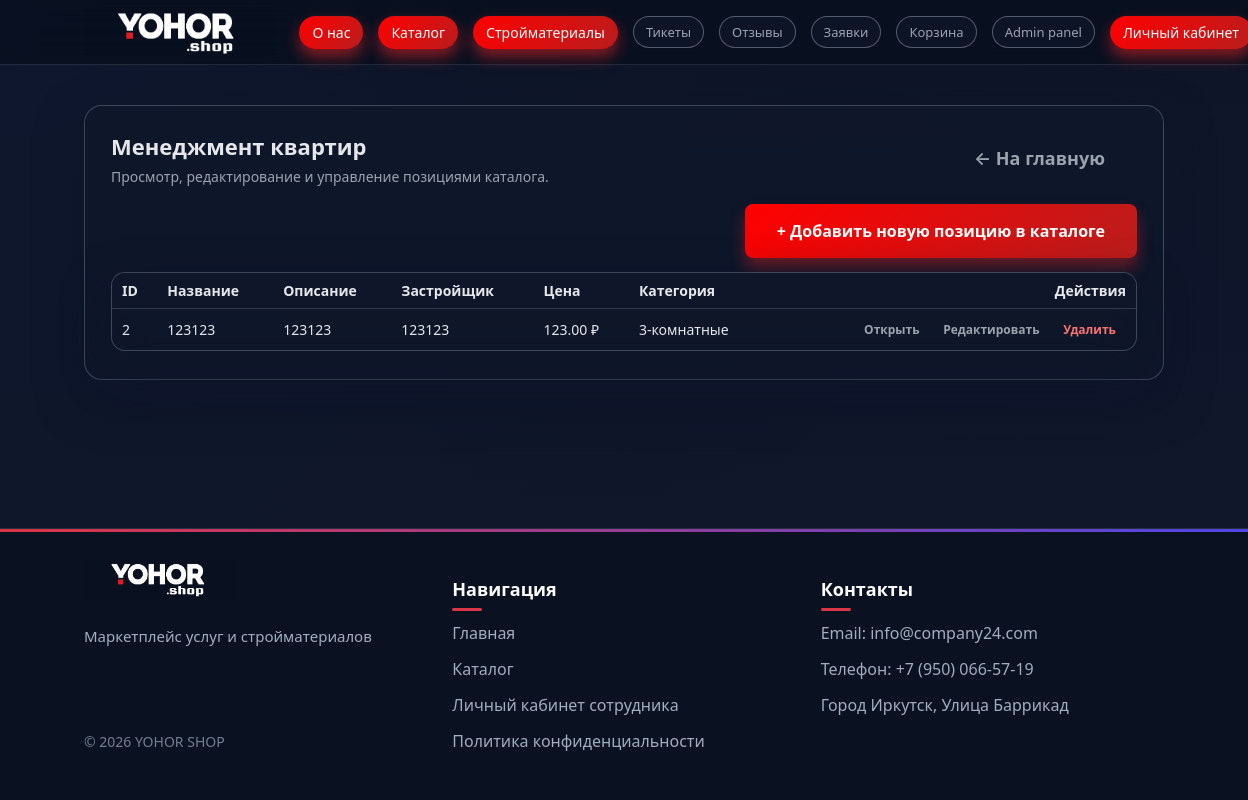
The page /manage_rooms (signed in) on the database its author committed.
### tables this page shows
CREATE TABLE rooms (
            id INTEGER PRIMARY KEY AUTOINCREMENT,
            name TEXT NOT NULL,
            description TEXT,
            builder TEXT,
            price REAL NOT NULL CHECK(price >= 0),
            category_room_id INTEGER NOT NULL,
            image_url TEXT,
            created_at TIMESTAMP DEFAULT CURRENT_TIMESTAMP,
            FOREIGN KEY (category_room_id) REFERENCES categories_room(id) ON DELETE RESTRICT
        );

CREATE TABLE categories_room (
            id INTEGER PRIMARY KEY AUTOINCREMENT,    
            name VARCHAR(100) NOT NULL UNIQUE,    
            description TEXT,    
            created_at TIMESTAMP DEFAULT CURRENT_TIMESTAMP
        );

### app.py (the view)
@app.route('/manage_rooms')
@login_required
def manage_rooms():
    user_role = session.get('user_role')
    user_id = session.get('user_id')
    if user_role not in ['admin', 'moder']:
        flash('Доступ к менеджменту квартир запрещён.', 'danger')
        return redirect(url_for('index'))
    user = get_user_by_id(user_id)
    rooms_list = get_all_rooms()
    return render_template(
        'manage_room.html',
        user_id=user_id,
        user=user,
        user_role=user_role,
        rooms_list=rooms_list,
    )

### app.py (called while the page is built)
def login_required(f):
    @wraps(f)
    def decorated_function(*args, **kwargs):
        if 'user_id' not in session:
            flash('Вы должны войти в систему!', 'warning')
            return redirect(url_for('login'))
        return f(*args, **kwargs)
    return decorated_function

@app.context_processor
def inject_user():
    user_id = session.get('user_id')
    cart_count = 0
    active_tickets_count = 0
    if user_id:
        cart_items = get_cart_items(user_id)
        cart_count = len(cart_items)
    try:
        active_tickets_count = count_active_tickets()
    except Exception:
        active_tickets_count = 0
    return dict(
        user_id=user_id,
        user_name=session.get('user_name'),
        user_role=session.get('user_role'),
        cart_count=cart_count,
        active_tickets_count=active_tickets_count,
        categories=get_all_categories(),
    )

@app.context_processor
def inject_user():
    user_id = session.get('user_id')
    cart_count = 0
    active_applications_count = 0
    if user_id:
        cart_items = get_cart_items(user_id)
        cart_count = len(cart_items)
    try:
        active_applications_count = count_active_applications()
    except Exception:
        active_applications_count = 0
    return dict(
        user_id=user_id,
        user_name=session.get('user_name'),
        user_role=session.get('user_role'),
        cart_count=cart_count,
        active_applications_count=active_applications_count,
        categories=get_all_categories(),
    )

### db.py (called while the page is built)
def get_db_connection(db_name='software_shop.db'):
    conn = sqlite3.connect(db_name)
    conn.row_factory = sqlite3.Row
    return conn

def get_user_by_id(user_id: int, db_name='software_shop.db') -> Optional[sqlite3.Row]:
    conn = get_db_connection(db_name)
    try:
        cursor = conn.cursor()
        user = cursor.execute('SELECT * FROM users WHERE id = ?', (user_id,)).fetchone()
        return user
    finally:
        conn.close()

def count_active_tickets(db_name="software_shop.db") -> int:
    conn = get_db_connection(db_name)
    try:
        cur = conn.cursor()
        row = cur.execute(
            """
            SELECT COUNT(*) AS cnt
            FROM support_tickets
            WHERE status IN ('new', 'in_progress')
            """
        ).fetchone()
        return row["cnt"]
    finally:
        conn.close()

### templates/manage_room.html (shortened to what this page needs)
<!DOCTYPE html>
<html lang="ru">
<head>
    <link rel="stylesheet" href="{{ url_for('static', filename='style.css') }}">
</head>
<body>
    <div class="page-bg"></div>
    <div class="page-gradient"></div>
    <header class="header">
        <div class="container">
            <div class="nav">
                <a href="{{ url_for('index') }}" class="logo">
                    <img src="{{ url_for('static', filename='logo.png') }}" alt="YOHOR SHOP" class="logo-img">
                </a>
                <nav class="menu">
                    <a href="{{ url_for('description') }}" class="pill-link pill-link-primary">О нас</a>
                    <a href="{{ url_for('catalog') }}" class="pill-link pill-link-primary">Каталог</a>
                    <a href="{{ url_for('building_materials') }}" class="pill-link pill-link-primary">Стройматериалы</a>
                    {% if user_role in ['admin', 'moder'] %}
                    <a href="{{ url_for('admin_tickets', status='active') }}" class="menu-link pill-link">
                        Тикеты{% if active_tickets_count %} ({{ active_tickets_count }}){% endif %}
                    </a>
                    <a href="{{ url_for('admin_reviews') }}" class="menu-link pill-link">
                        Отзывы
                    </a>
                    <a href="{{ url_for('admin_applications') }}" class="menu-link pill-link">
                        Заявки{% if active_applications_count %} ({{ active_applications_count }}){% endif %}
                    </a>
                    <a href="{{ url_for('cart') }}" class="menu-link pill-link">
                        Корзина{% if cart_count %} ({{ cart_count }}){% endif %}
                    </a>
                    {% endif %}
                    {% if user_role == 'admin' %}
                    <a href="{{ url_for('admin_panel') }}" class="menu-link pill-link">
                        Admin panel
                    </a>
                    {% endif %}
                    {% if user_role in ['admin', 'moder'] %}
                    <a href="{{ url_for('account') }}" class="pill-link pill-link-primary">Личный кабинет</a>
                    {% endif %}
                </nav>
            </div>
        </div>
    </header>
    <main>
        <section class="section">
            <div class="container" style="max-width: 1120px;">
                <div class="glass" style="padding: 24px 26px 28px; border-radius: 18px;">
                    <div
                        style="display: flex; justify-content: space-between; align-items: center; margin-bottom: 18px;">
                        <div>
                            <h1 style="margin: 0 0 6px; font-size: 22px;">
                                Менеджмент квартир
                            </h1>
                            <p style="margin: 0; font-size: 14px; color: var(--text-muted);">
                                Просмотр, редактирование и управление позициями каталога.
                            </p>
                        </div>
                        <a href="{{ url_for('index') }}" class="btn btn-ghost" style="font-size: 18px;">
                            ← На главную
                        </a>
                    </div>
                    <div style="margin-bottom: 14px; text-align: right;">
                        <a href="{{ url_for('add_room_page') }}" class="btn btn-primary" style="font-size: 16px;">
                            + Добавить новую позицию в каталоге
                        </a>
                    </div>
                    {% if rooms_list %}
                    <div class="glass" style="border-radius: 14px; overflow: hidden;">
                        <table style="width: 100%; border-collapse: collapse; font-size: 14px;">
                            <thead>
                                <tr style="background: rgba(15,23,42,0.95);">
                                    <th style="text-align: left; padding: 8px 10px;">ID</th>
                                    <th style="text-align: left; padding: 8px 10px;">Название</th>
                                    <th style="text-align: left; padding: 8px 10px;">Описание</th>
                                    <th style="text-align: left; padding: 8px 10px;">Застройщик</th>
                                    <th style="text-align: left; padding: 8px 10px;">Цена</th>
                                    <th style="text-align: left; padding: 8px 10px;">Категория</th>
                                    <th style="text-align: right; padding: 8px 10px;">Действия</th>
                                </tr>
                            </thead>
                            <tbody>
                                {% for s in rooms_list %}
                                <tr style="border-top: 1px solid rgba(148,163,184,0.25);">
                                    <td style="padding: 8px 10px;">{{ s['id'] }}</td>
                                    <td style="padding: 8px 10px;">{{ s['name'] }}</td>
                                    <td style="padding: 8px 10px;">{{ s['description'] }}</td>
                                    <td style="padding: 8px 10px;">{{ s['builder'] }}</td>
                                    <td style="padding: 8px 10px;">{{ '%.2f'|format(s['price']) }} ₽</td>
                                    <td style="padding: 8px 10px;">{{ s['category_name'] if 'category_name' in s.keys()
                                        else '' }}</td>
                                    <td style="padding: 8px 10px; text-align: right;">
                                        <a href="{{ url_for('room_detail', room_id=s['id']) }}"
                                            class="btn btn-ghost" style="font-size: 12px; padding: 4px 10px;">
                                            Открыть
                                        </a>
                                        <a href="{{ url_for('edit_room_page', room_id=s['id']) }}"
                                            class="btn btn-ghost" style="font-size: 12px; padding: 4px 10px;">
                                            Редактировать
                                        </a>
                                        {% if user_role == 'admin' %}
                                        <form method="post"
                                            action="{{ url_for('delete_room_route', room_id=s['id']) }}"
                                            style="display: inline;">
                                            <button type="submit" class="btn btn-ghost"
                                                    style="font-size: 12px; padding: 4px 10px; color: #f97373;">
                                                Удалить
                                            </button>
                                        </form>
                                        {% endif %}
                                    </td>
                                </tr>
                                {% endfor %}
                            </tbody>
                        </table>
                    </div>
                    {% else %}
                    <p style="font-size: 14px; color: var(--text-muted);">
                        В каталоге пока нет товара/услуги.
                    </p>
                    {% endif %}
                </div>
            </div>
        </section>
    </main>
    <footer class="footer">
        <div class="container">
            <div class="footer__inner">
                <div class="footer__col">
                    <a href="{{ url_for('index') }}" class="logo logo--footer">
                        <img src="{{ url_for('static', filename='logo.png') }}"  alt="YOHOR SHOP" class="logo__image">
                    </a>
                    <p class="footer__text">Маркетплейс услуг и стройматериалов</p>
                    <p class="footer__copyright">© 2026 YOHOR SHOP</p>
                </div>
                <div class="footer__col">
                    <h3 class="footer__title">
                        Навигация</h3>
                    <ul class="footer__list">
                        <li><a href="{{ url_for('index') }}">Главная</a></li>
                        <li><a href="{{ url_for('catalog') }}">Каталог</a></li>
                        <li><a href="{{ url_for('login') }}">Личный кабинет сотрудника</a></li>
                        <li><a href="{{ url_for('privacy_policy') }}">Политика конфиденциальности</a></li>
                    </ul>
                </div>
                <div class="footer__col">
                    <h3 class="footer__title">Контакты</h3>
                    <ul class="footer__list">
                        <li>Email: info@company24.com</li>
                        <li>Телефон: +7 (950) 066-57-19</li>
                        <li>Город Иркутск, Улица Баррикад</li>
                    </ul>
                </div>
            </div>
        </div>
    </footer>
</body>
</html>

### rows shown on the page
rooms: id "2", name "123123", description "123123", builder "123123", price "123.00", name "3-комнатные"
